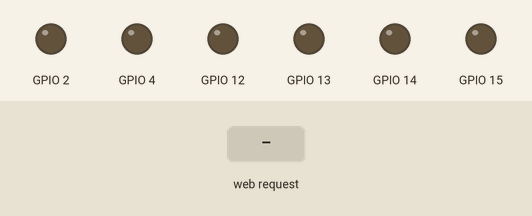
This sketch was run on a simulated ESP32. Parts: output pins drawn as LEDs (lit = HIGH). Inputs (shaded band) come from the test bench. WiFi joins after 1.5 s; servers stay silent unless stated; what the sketch prints to the serial monitor is not drawn.

Above: at 2.7 s.
2.8 s: HTTP request GET /frontleft received
At 4.2 s:
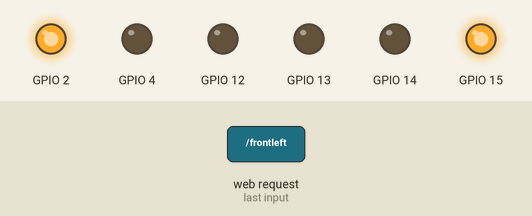
4.5 s: HTTP request GET /frontright received
At 4.62 s:
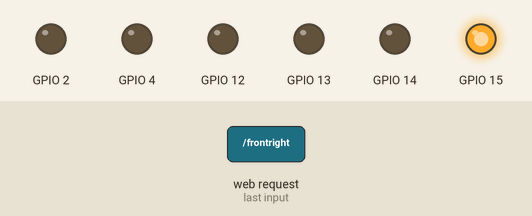
6.2 s: HTTP request GET /backleft received
At 6.9 s:
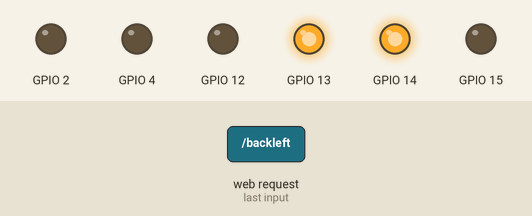
Timing chart, 0 to 9.2 s (numbered marks = the images above; inputs shaded):
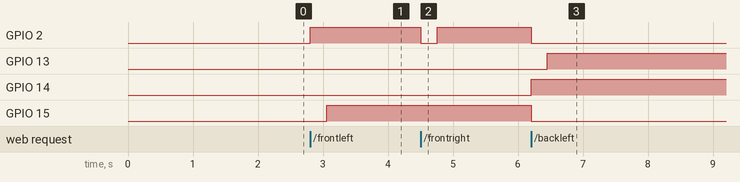

Measured:
- after the input at 2.8 s, GPIO 2: LOW → HIGH at once; GPIO 15: LOW → HIGH after 0.25 s
- after the input at 4.5 s, GPIO 2: HIGH → LOW at once, → HIGH 0.25 s later
- after the input at 6.2 s, GPIO 2, GPIO 15: HIGH → LOW at once; GPIO 13: LOW → HIGH after 0.25 s; GPIO 14: LOW → HIGH at once

The sketch:

Robot1.ino
```cpp
#include <esp_now.h>
#include <WiFi.h>
#include "Robot.h"

// WiFi credentials
const char* ssid     = "";
const char* password = "";

// Web Server and header
WiFiServer server(80);
String header;

// Station mac address
uint8_t stationAddress[] = {0x24, 0x6F, 0x28, 0x10, 0x5C, 0x48}; // ESP32 DevKit
//uint8_t stationAddress[] = {0x3C, 0x71, 0xBF, 0xAF, 0xCB, 0x60}; // ESP32 CAM

// Robot initialization
Robot robot(WiFi.macAddress());

// ESP-Now communication (direction)
void sendDirection();

void setup() {
  Serial.begin(115200);

  WiFi.mode(WIFI_AP_STA);

  // Setting up the robot motors pins
  robot.setupRobot();

  // Connection to the wifi network
  Serial.print("Connecting to ");
  Serial.println(ssid);
  WiFi.begin(ssid, password);
  while (WiFi.status() != WL_CONNECTED) {
    delay(500);
    Serial.print(".");
  }

  // Local IP address
  Serial.println("");
  Serial.println("WiFi connected.");
  Serial.println("IP address: ");
  Serial.println(WiFi.localIP());
  server.begin();

  // Registration of the station peer
  esp_now_peer_info_t peerInfo;
  memcpy(peerInfo.peer_addr, stationAddress, 6);
  peerInfo.channel = 0;
  peerInfo.encrypt = false;

  // Verification of the connection
  if (esp_now_add_peer(&peerInfo) != ESP_OK){
    Serial.println("Failed to add peer");
    return;
  }
}

void loop() {
  WiFiClient client = server.available();

  if (client) {
    Serial.println("New Client.");
    String currentLine = "";
    while (client.connected()) {
      if (client.available()) {
        char c = client.read();
        Serial.write(c);
        header += c;
        if (c == '\n') {
          if (currentLine.length() == 0) {
            client.println("HTTP/1.1 200 OK");
            client.println("Content-type:text/html");
            client.println("Connection: close");
            client.println();

            if (header.indexOf("GET /frontleft") >= 0) {
              Serial.println("Direction - FRONTLEFT.");
              robot.moveRobot(FRONTLEFT);
              sendDirection();
            } else if (header.indexOf("GET /forward") >= 0) {
              Serial.println("Direction - FORWARD.");
              robot.moveRobot(FORWARD);
              sendDirection();
            } else if (header.indexOf("GET /frontright") >= 0) {
              Serial.println("Direction - FRONTRIGHT.");
              robot.moveRobot(FRONTRIGHT);
              sendDirection();
            } else if (header.indexOf("GET /left") >= 0) {
              Serial.println("Direction - LEFT.");
              robot.moveRobot(LEFT);
              sendDirection();
            } else if (header.indexOf("GET /stop") >= 0) {
              Serial.println("Direction - STOP.");
              robot.moveRobot(STOP);
              sendDirection();
            } else if (header.indexOf("GET /right") >= 0) {
              Serial.println("Direction - RIGHT.");
              robot.moveRobot(RIGHT);
              sendDirection();
            } else if (header.indexOf("GET /backleft") >= 0) {
              Serial.println("Direction - BACKLEFT.");
              robot.moveRobot(BACKLEFT);
              sendDirection();
            } else if (header.indexOf("GET /backward") >= 0) {
              Serial.println("Direction - BACKWARD.");
              robot.moveRobot(BACKWARD);
              sendDirection();
            } else if (header.indexOf("GET /backleft") >= 0) {
              Serial.println("Direction - BACKLEFT.");
              robot.moveRobot(BACKLEFT);
              sendDirection();
            }

            client.println("<!DOCTYPE html><html>");
            client.println("<head><meta name=\"viewport\" content=\"width=device-width, initial-scale=1\">");
            client.println("<link rel=\"icon\" href=\"data:,\">");
            client.println("<style>html { text-align: center;font-family: Helvetica;margin: 0px auto;display: inline-block;}");
            client.println("p {margin: 0 0 0 0;padding: 0 0 0 0;}");
            client.println(".button {background-color: silver;padding: 40px;border-color: gray;cursor: pointer;}</style></head>");

            client.println("<body><h1>Mini Robot Controller</h1>");

            client.println("<p><a href=\"/frontleft\"><button class=\"button\"></button></a><a href=\"/forward\"><button class=\"button\"></button></a><a href=\"/frontright\"><button class=\"button\"></button></a></p>");
            client.println("<p><a href=\"/left\"><button class=\"button\"></button></a><a href=\"/park\"><button class=\"button\"></button></a><a href=\"/right\"><button class=\"button\"></button></a></p>");
            client.println("<p><a href=\"/backleft\"><button class=\"button\"></button></a><a href=\"/backward\"><button class=\"button\"></button></a><a href=\"/backright\"><button class=\"button\"></button></a></p>");

            client.println();
            break;
          } else {
            currentLine = "";
          }
        } else if (c != '\r') {
          currentLine += c;
        }
      }
    }
    header = "";
    client.stop();
    Serial.println("Client disconnected.");
    Serial.println("");
  }
}

void sendDirection() {
  esp_err_t result = esp_now_send(stationAddress, (uint8_t *) &robot, sizeof(Robot));

  if (result == ESP_OK) {
    Serial.println("Direction sent with success,");
  }
  else {
    Serial.println("Erro while sending the direction.");
  }
}
```

Motor.cpp
```cpp
#include "Motor.h"

Motor::Motor(int pinEnNmbr, int pin1Nmbr, int pin2Nmbr) {
  pinEn = pinEnNmbr;
  pin1 = pin1Nmbr;
  pin2 = pin2Nmbr;
}

void Motor::setupMotor() {
  pinMode(pinEn, OUTPUT);
  pinMode(pin1, OUTPUT);
  pinMode(pin2, OUTPUT);
}

void Motor::controlMotor(int pin1State, int pin2State) {
  digitalWrite(pin1, pin1State);
  digitalWrite(pin2, pin2State);
}
```

Motor.h
```cpp
#include <Arduino.h>

class Motor {
  public:
    int pinEn;
    int pin1;
    int pin2;

    Motor(int pinEnNmbr, int pin1Nmbr, int pin2Nmbr);

    void setupMotor();

    void controlMotor(int pin1State, int pin2State);
};
```

Robot.cpp
```cpp
#include "Robot.h"

Motor motorA(12, 13, 15);
Motor motorB(4, 14, 2);

Robot::Robot(String mac) {
  broadcastAddress = mac;
}

void Robot::setupRobot() {
  motorA.setupMotor();
  motorB.setupMotor();
}

void Robot::moveRobot(int dir) {
  directionState = dir;
  switch(dir) {
    case FRONTLEFT:
      motorA.controlMotor(LOW, LOW);
      motorB.controlMotor(LOW, HIGH);
      delay(250);
      motorA.controlMotor(LOW, HIGH);
      motorB.controlMotor(LOW, HIGH);
      break;
    case FORWARD:
      motorA.controlMotor(LOW, HIGH);
      motorB.controlMotor(LOW, HIGH);
      break;
    case FRONTRIGHT:
      motorA.controlMotor(LOW, HIGH);
      motorB.controlMotor(LOW, LOW);
      delay(250);
      motorA.controlMotor(LOW, HIGH);
      motorB.controlMotor(LOW, HIGH);
      break;
    case LEFT:
      motorA.controlMotor(LOW, LOW);
      motorB.controlMotor(LOW, HIGH);
      break;
    case STOP:
      motorA.controlMotor(LOW, LOW);
      motorB.controlMotor(LOW, LOW);
      break;
    case RIGHT:
      motorA.controlMotor(LOW, HIGH);
      motorB.controlMotor(LOW, LOW);
      break;
    case BACKLEFT:
      motorA.controlMotor(LOW, LOW);
      motorB.controlMotor(HIGH, LOW);
      delay(250);
      motorA.controlMotor(HIGH, LOW);
      motorB.controlMotor(HIGH, LOW);
      break;
    case BACKWARD:
      motorA.controlMotor(HIGH, LOW);
      motorB.controlMotor(HIGH, LOW);
      break;
    case BACKRIGHT:
      motorA.controlMotor(HIGH, LOW);
      motorB.controlMotor(LOW, LOW);
      delay(250);
      motorA.controlMotor(HIGH, LOW);
      motorB.controlMotor(HIGH, LOW);
      break;
  }
}
```

Robot.h
```cpp
#include <Arduino.h>
#include <stdint.h>
#include "Motor.h"

#define FRONTLEFT   1
#define FORWARD     2
#define FRONTRIGHT  3
#define LEFT        4
#define STOP        5
#define RIGHT       6
#define BACKLEFT    7
#define BACKWARD    8
#define BACKRIGHT   9

class Robot {
  public:
    String broadcastAddress;
    int directionState;

    Robot(String mac);

    void setupRobot();

    void moveRobot(int dir);
};
```
